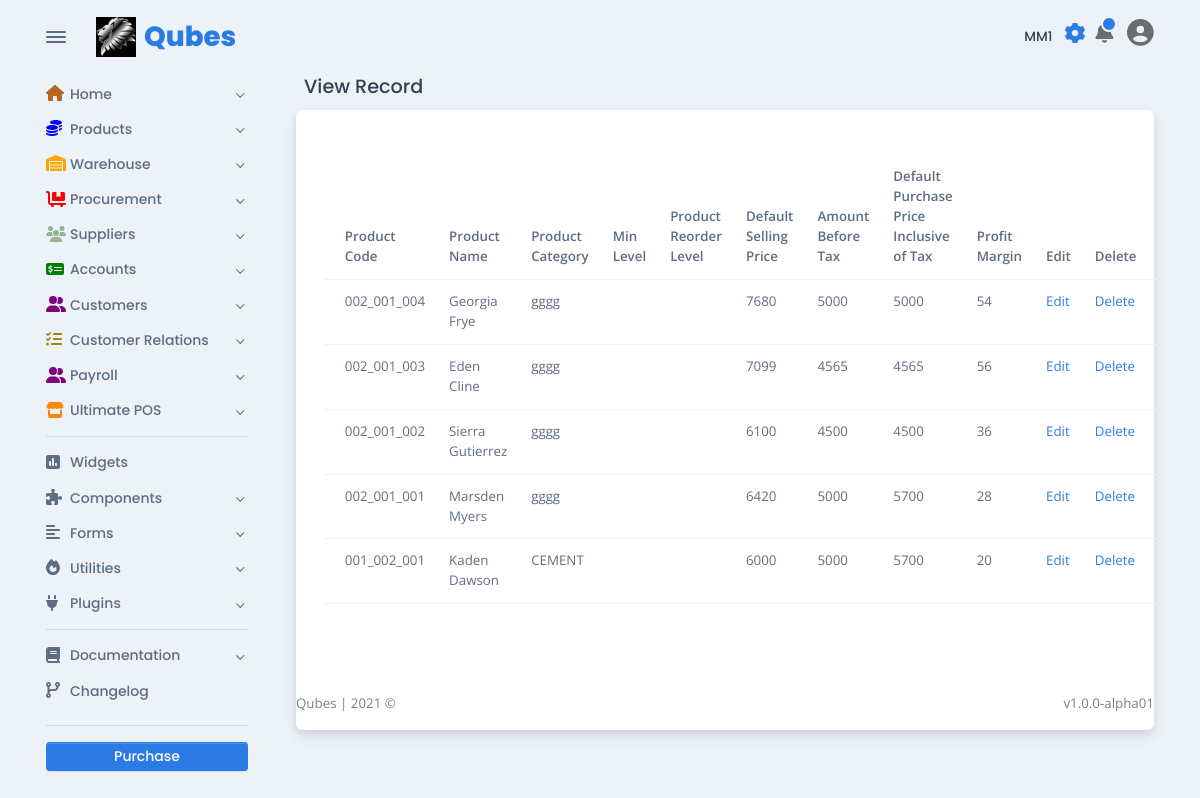
The app's page /products/view-product-ui.php (signed in), older data.
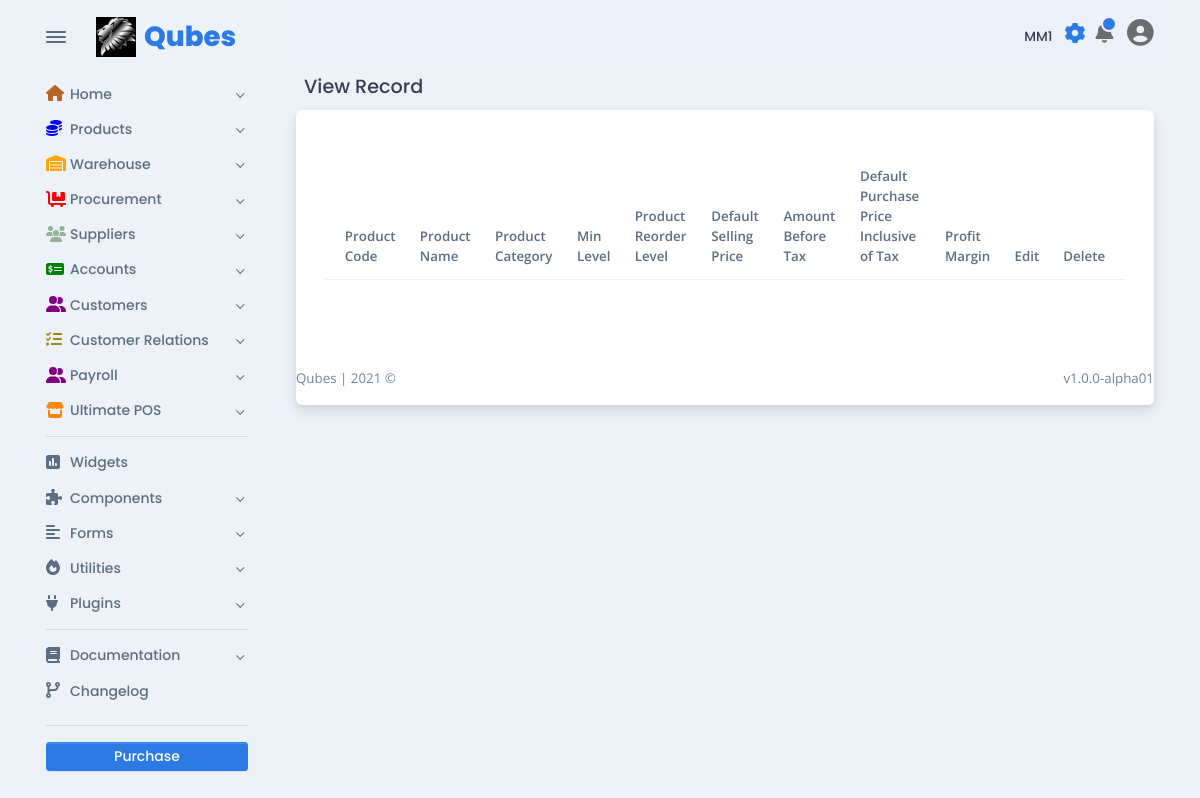
The same page, newer data.
### tables this page shows
CREATE TABLE `tbl_product` (
  `id` int(11) NOT NULL,
  `product_name` varchar(100) NOT NULL,
  `product_code` varchar(100) NOT NULL,
  `product_unit` varchar(254) NOT NULL,
  `product_category` varchar(254) NOT NULL,
  `weight` varchar(50) NOT NULL,
  `sub_category` varchar(50) NOT NULL,
  `product_image` varchar(254) NOT NULL,
  `dsp_price` int(254) NOT NULL,
  `amount_before_tax` int(50) NOT NULL,
  `dpp_inc_tax` int(50) NOT NULL,
  `applicable_tax` int(50) NOT NULL,
  `profit_margin` int(50) NOT NULL,
  `bulk_unit` varchar(20) NOT NULL,
  `conversion` varchar(50) NOT NULL,
  `user` varchar(50) NOT NULL,
  `status` varchar(15) NOT NULL DEFAULT 'active'
);

### products/view-product-ui.php (the view, shortened to what this page needs)
<!DOCTYPE html>
<html lang="en-US" dir="ltr">
<?php
include '../includes/base_page/head.php';
?>
<?php
include_once '../includes/dbconnect.php';
?>
<body>
  <main class="main" id="top">
    <div class="container" data-layout="container">
      <?php
      include '../includes/base_page/nav.php';
      ?>
      <div class="content">
        <?php
        include '../navbar-shared.php';
        ?>
        <h5 class="p-2">View Record</h5>
        <div class="card">
          <div class="card-body fs--1 p-4">
            <form>
              <div class="row my-3">
                <div class="col">
                  <table class="table">
                    <thead>
                      <tr>
                        <th scope="col">Product Code</th>
                        <th scope="col">Product Name</th>
                        <th scope="col">Product Category</th>
                        <th scope="col">Min Level</th>
                        <th scope="col">Product Reorder Level</th>
                        <th scope="col">Default Selling Price</th>
                        <th scope="col">Amount Before Tax</th>
                        <th scope="col">Default Purchase Price Inclusive of Tax</th>
                        <th scope="col">Profit Margin</th>
                        <th scope="col">Edit</th>
                        <th scope="col">Delete</th>
                      </tr>
                    </thead>
                    <tbody>
                      <?php
                      $sel_query = "Select * from tbl_product ORDER BY product_code desc;";
                      $result = mysqli_query($conn, $sel_query);
                      while ($row = mysqli_fetch_assoc($result)) { ?>
                        <tr>
                          <td scope="col"><?php echo $row["product_code"]; ?></td>
                          <td scope="col"><?php echo $row["product_name"]; ?></td>
                          <td scope="col"><?php echo $row["product_category"]; ?></td>
                          <td scope="col"><?php echo $row["min_level"]; ?></td>
                          <td scope="col"><?php echo $row["reorder"]; ?></td>
                          <td scope="col"><?php echo $row["dsp_price"]; ?></td>
                          <td scope="col"><?php echo $row["amount_before_tax"]; ?></td>
                          <td scope="col"><?php echo $row["dpp_inc_tax"]; ?></td>
                          <td scope="col"><?php echo $row["profit_margin"]; ?></td>
                          <td scope="col">
                            <a href="edit_ product.php?id=<?php echo $row["product_code"]; ?>">Edit</a>
                          </td>
                          <td scope="col">
                            <a href="delete_product.php?id=<?php echo $row["product_code"]; ?>">Delete</a>
                          </td>
                        </tr>
                      <?php $count++;
                      } ?>
                    </tbody>
                  </table>
                </div>
            </form>
          </div>
        </div>
        <?php
        include '../includes/base_page/footer.php';
        ?>
</body>
</html>

### includes/base_page/head.php (shortened to what this page needs)
<head>
  <link href="../assets/css/theme-rtl.min.css" rel="stylesheet" id="style-rtl">
  <link href="../assets/css/theme.min.css" rel="stylesheet" id="style-default">
</head>

### includes/base_page/nav.php (shortened to what this page needs)
<nav class="navbar navbar-light navbar-vertical navbar-expand-xl">
  <div class="d-flex align-items-center">
    <div class="toggle-icon-wrapper">
      <button class="btn navbar-toggler-humburger-icon navbar-vertical-toggle" data-toggle="tooltip" data-placement="left" title="Toggle Navigation"><span class="navbar-toggle-icon"><span class="toggle-line"></span></span></button>
    </div><a class="navbar-brand" href="../index.html">
      <div class="d-flex align-items-center py-3"><img class="mr-2" src="../assets/img/logos/qubes.jpeg" alt="OG LOL" width="40" /><span class="font-sans-serif">Qubes</span>
      </div>
    </a>
  </div>
  <div class="collapse navbar-collapse" id="navbarVerticalCollapse">
    <?php
    require 'sidenav-shared.php';
    genSideBar();
    ?>
  </div>
</nav>

### includes/base_page/sidenav-shared.php (shortened to what this page needs)
<?php
function genSideBar()
{
  echo <<<EOD
  <div class="navbar-vertical-content scrollbar">
  <ul class="navbar-nav flex-column">
    <li class="nav-item"><a class="nav-link dropdown-indicator" href="#home" data-toggle="collapse" role="button" aria-expanded="false" aria-controls="home">
      <div class="d-flex align-items-center"><span class="nav-link-icon"><span class="fas fa-home" style = "color:#b5651d;"></span></span><span class="nav-link-text"> Home</span>
      </div>
    </a>
  </li>
  <li class="nav-item"><a class="nav-link dropdown-indicator" href="#pages" data-toggle="collapse" role="button" aria-expanded="false" aria-controls="pages">
    <div class="d-flex align-items-center"><span class="nav-link-icon"><span class="fas fa-coins" style="color:blue;"></span></span><span class="nav-link-text"> Products</span>
    </div>
  </a>
</li>
<li class="nav-item"><a class="nav-link dropdown-indicator" href="#purchase_rqn" data-toggle="collapse" role="button" aria-expanded="false" aria-controls="purchase_rqn">
  <div class="d-flex align-items-center"><span class="nav-link-icon"><span class="fas fa-warehouse" style="color:orange;"></span></span><span class="nav-link-text"> Warehouse</span>
  </div>
</a>
</li>
<li class="nav-item"><a class="nav-link dropdown-indicator" href="#email" data-toggle="collapse" role="button" aria-expanded="false" aria-controls="email">
  <div class="d-flex align-items-center"><span class="nav-link-icon"><span class="fas fa-dolly-flatbed" style="color:red;"></span></span><span class="nav-link-text"> Procurement</span>
  </div>
</a>
</li>
<li class="nav-item"><a class="nav-link dropdown-indicator" href="#supply" data-toggle="collapse" role="button" aria-expanded="false" aria-controls="email">
  <div class="d-flex align-items-center"><span class="nav-link-icon"><span class="fas fa-users" style="color:#90B494;"></span></span><span class="nav-link-text"> Suppliers</span>
  </div>
</a>
</li>
<li class="nav-item"><a class="nav-link dropdown-indicator" href="#e-commerce" data-toggle="collapse" role="button" aria-expanded="false" aria-controls="e-commerce">
  <div class="d-flex align-items-center"><span class="nav-link-icon"><span class="fas fa-money-check-alt" style="color:green;"></span></span><span class="nav-link-text"> Accounts</span>
  </div>
</a>
</li>
<li class="nav-item"><a class="nav-link dropdown-indicator" href="#e-custo" data-toggle="collapse" role="button" aria-expanded="false" aria-controls="e-commerce">
  <div class="d-flex align-items-center"><span class="nav-link-icon"><span class="fas fa-user-friends" style="color:purple;"></span></span><span class="nav-link-text"> Customers</span>
  </div>
</a>
</li>
<li class="nav-item"><a class="nav-link dropdown-indicator" href="#e-quote" data-toggle="collapse" role="button" aria-expanded="false" aria-controls="e-commerce">
  <div class="d-flex align-items-center"><span class="nav-link-icon"><span class="fas fa-tasks" style="color:#9b870c;"></span></span><span class="nav-link-text"> Customer Relations</span>
  </div>
</a>
</li>
<li class="nav-item"><a class="nav-link dropdown-indicator" href="#e-payroll" data-toggle="collapse" role="button" aria-expanded="false" aria-controls="e-commerce">
  <div class="d-flex align-items-center"><span class="nav-link-icon"><span class="fas fa-user-friends" style="color:purple;"></span></span><span class="nav-link-text"> Payroll</span>
  </div>
</a>
</li>
<li class="nav-item"><a class="nav-link dropdown-indicator" href="#e-pos" data-toggle="collapse" role="button" aria-expanded="false" aria-controls="e-commerce">
  <div class="d-flex align-items-center"><span class="nav-link-icon"><span class="fas fa-store" style="color:#Fb870c;"></span></span><span class="nav-link-text">Ultimate POS</span>
  </div>
</a>
</li>
</ul>
<div class="navbar-vertical-divider">
  <hr class="navbar-vertical-hr my-2" />
</div>
<ul class="navbar-nav flex-column">
  <li class="nav-item"><a class="nav-link" href="../widgets.html">
    <div class="d-flex align-items-center"><span class="nav-link-icon"><span class="fas fa-poll"></span></span><span class="nav-link-text"> Widgets</span>
    </div>
  </a>
</li>
<li class="nav-item"><a class="nav-link dropdown-indicator" href="#components" data-toggle="collapse" role="button" aria-expanded="false" aria-controls="components">
  <div class="d-flex align-items-center"><span class="nav-link-icon"><span class="fas fa-puzzle-piece"></span></span><span class="nav-link-text"> Components</span>
  </div>
</a>
</li>
<li class="nav-item"><a class="nav-link dropdown-indicator" href="#forms" data-toggle="collapse" role="button" aria-expanded="false" aria-controls="forms">
  <div class="d-flex align-items-center"><span class="nav-link-icon"><span class="fas fa-align-left"></span></span><span class="nav-link-text"> Forms</span>
  </div>
</a>
</li>
<li class="nav-item"><a class="nav-link dropdown-indicator" href="#utilities" data-toggle="collapse" role="button" aria-expanded="false" aria-controls="utilities">
  <div class="d-flex align-items-center"><span class="nav-link-icon"><span class="fas fa-fire"></span></span><span class="nav-link-text"> Utilities</span>
  </div>
</a>
</li>
<li class="nav-item"><a class="nav-link dropdown-indicator" href="#plugins" data-toggle="collapse" role="button" aria-expanded="false" aria-controls="plugins">
  <div class="d-flex align-items-center"><span class="nav-link-icon"><span class="fas fa-plug"></span></span><span class="nav-link-text"> Plugins</span>
  </div>
</a>
</li>
</ul>
<div class="navbar-vertical-divider">
  <hr class="navbar-vertical-hr my-2" />
</div>
<ul class="navbar-nav flex-column">
  <li class="nav-item"><a class="nav-link dropdown-indicator" href="#documentation" data-toggle="collapse" role="button" aria-expanded="false" aria-controls="documentation">
    <div class="d-flex align-items-center"><span class="nav-link-icon"><span class="fas fa-book"></span></span><span class="nav-link-text"> Documentation</span>
    </div>
  </a>
</li>
<li class="nav-item"><a class="nav-link" href="../changelog.html">
  <div class="d-flex align-items-center"><span class="nav-link-icon"><span class="fas fa-code-branch"></span></span><span class="nav-link-text"> Changelog</span>
  </div>
</a>
</li>
</ul>
<div class="settings">
  <div class="navbar-vertical-divider">
    <hr class="navbar-vertical-hr my-3" />
  </div><a class="btn btn-sm d-block w-100 btn-purchase" href="https://themes.getbootstrap.com/product/falcon-admin-dashboard-webapp-template/" target="_blank">Purchase</a>
</div>
</div>
EOD;
}

### navbar-shared.php (shortened to what this page needs)
<nav class="navbar navbar-light navbar-glass navbar-top navbar-expand">
  <ul class="navbar-nav navbar-nav-icons ml-auto flex-row align-items-center">
    <ul class="navbar-nav align-items-center d-none d-lg-block">
      <li class="nav-item">
        <h6 id="branch" class="mt-3 mr-2"><?= $_SESSION['branch'] ?></h6>
      </li>
    </ul>
    <li class="nav-item"><a class="nav-link settings-popover" href="#settings-modal" data-toggle="modal"><span class="ripple"></span><span class="fa-spin position-absolute all-0 d-flex flex-center"><span class="icon-spin position-absolute all-0 d-flex flex-center">
            </span></span></a></li>
    <li class="nav-item dropdown">
      <a class="nav-link notification-indicator notification-indicator-primary px-0 icon-indicator" id="navbarDropdownNotification" href="#" role="button" data-toggle="dropdown" aria-haspopup="true" aria-expanded="false"><span class="fas fa-bell" data-fa-transform="shrink-6" style="font-size: 33px;"></span></a>
    </li>
    <li class="nav-item dropdown"><a class="nav-link pr-0" id="navbarDropdownUser" href="#" role="button" data-toggle="dropdown" aria-haspopup="true" aria-expanded="false">
        <div>
          <span class="fa fa-user-circle fa-2x mt-0"></span>
        </div>
      </a>
    </li>
  </ul>
</nav>

### includes/base_page/footer.php (shortened to what this page needs)
<footer>
  <div class="row g-0 justify-content-between fs--1 mt-4 mb-3">
    <div class="col-12 col-sm-auto text-center">
      <p class="mb-0 text-600">Qubes <span class="d-none d-sm-inline-block">| </span><br class="d-sm-none" /> 2021 &copy;</p>
    </div>
    <div class="col-12 col-sm-auto text-center">
      <p class="mb-0 text-600">v1.0.0-alpha01</p>
    </div>
  </div>
</footer>
</div>
</div>
</main>

Row changes from the older to the newer data that the page shows:
removed tbl_product: product_code "002_001_004", product_name "Georgia Frye", product_category "gggg", dsp_price "7680", amount_before_tax "5000", dpp_inc_tax "5000", profit_margin "54"
removed tbl_product: product_code "002_001_003", product_name "Eden Cline", product_category "gggg", dsp_price "7099", amount_before_tax "4565", dpp_inc_tax "4565", profit_margin "56"
removed tbl_product: product_code "002_001_002", product_name "Sierra Gutierrez", product_category "gggg", dsp_price "6100", amount_before_tax "4500", dpp_inc_tax "4500", profit_margin "36"
removed tbl_product: product_code "002_001_001", product_name "Marsden Myers", product_category "gggg", dsp_price "6420", amount_before_tax "5000", dpp_inc_tax "5700", profit_margin "28"
removed tbl_product: product_code "001_002_001", product_name "Kaden Dawson", product_category "CEMENT", dsp_price "6000", amount_before_tax "5000", dpp_inc_tax "5700", profit_margin "20"
